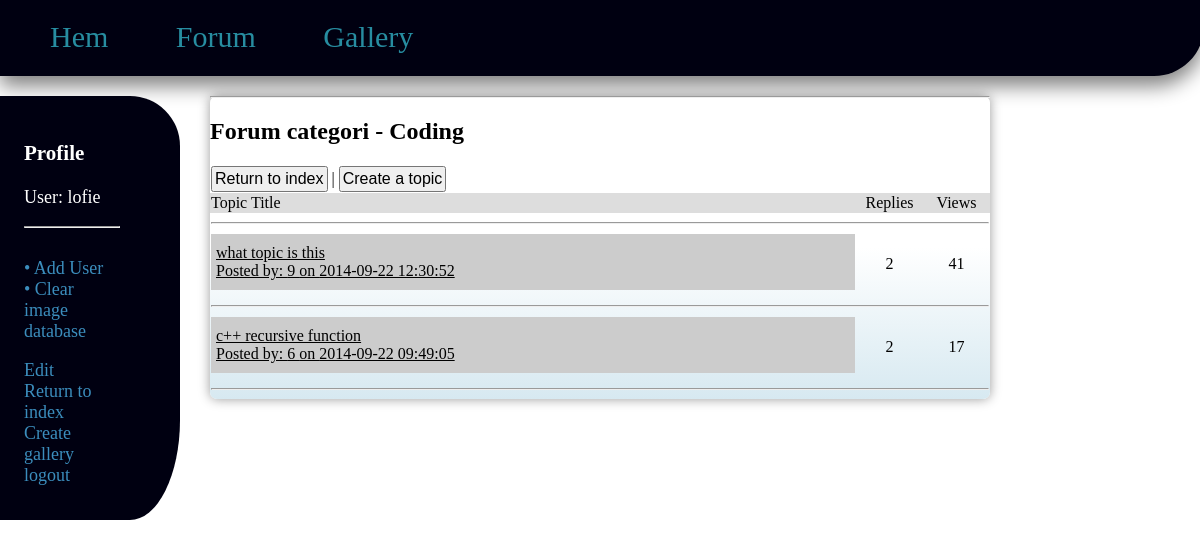
Screenshot of /view_cat.php?cid=2 (signed in) with the database file from the repository.
### tables this page shows
CREATE TABLE IF NOT EXISTS `users` (
  `id` int(11) NOT NULL AUTO_INCREMENT,
  `username` varchar(255) NOT NULL,
  `password` varchar(255) NOT NULL,
  `email` varchar(255) DEFAULT NULL,
  `forum_notify` enum('0','1') NOT NULL DEFAULT '1',
  `Registered` date DEFAULT NULL,
  `avatar` varchar(255) NOT NULL,
  `admin` tinyint(1) NOT NULL DEFAULT '0',
  PRIMARY KEY (`id`)
);

CREATE TABLE IF NOT EXISTS `categories` (
  `id` tinyint(4) NOT NULL AUTO_INCREMENT,
  `category_title` varchar(255) NOT NULL,
  `category_description` varchar(255) NOT NULL,
  `last_post_date` date DEFAULT NULL,
  `last_user_posted` int(11) DEFAULT NULL,
  PRIMARY KEY (`id`)
);

CREATE TABLE IF NOT EXISTS `topic` (
  `id` int(11) NOT NULL AUTO_INCREMENT,
  `category_id` tinyint(4) NOT NULL,
  `topic_title` varchar(150) NOT NULL,
  `topic_creator` int(11) NOT NULL,
  `topic_last_user` int(11) DEFAULT NULL,
  `topic_date` datetime NOT NULL,
  `topic_replay_date` datetime NOT NULL,
  `topic_views` int(11) NOT NULL DEFAULT '0',
  `topic_content` text NOT NULL,
  PRIMARY KEY (`id`)
);

### view_cat.php (the view, shortened to what this page needs)
<?php
include('header.php');
include('config.php');
echo displayUserInfo();
?>
<div id="forum_wrapper">
<hr/>
	<div id="content">
	<?php
		$cid = $_GET['cid'];
		if(isset($_SESSION['uid'])){
			$logged = " | <a href='create_topic.php?cid={$cid}'><button> Create a topic </button></a>";
		}
		else{
			$logged = " | Please login";
		}
	$sql = "SELECT * FROM categories WHERE id='".$cid."'LIMIT 1";
	$res = mysql_query($sql) or die(mysql_error());
	while($row = mysql_fetch_assoc($res)){
		echo "<h2> Forum categori - " . $row['category_title'] . "</h2>";
	}
	if(mysql_num_rows($res) == 1){
		$sql2 = "SELECT * FROM topic WHERE category_id='".$cid."' ORDER BY topic_replay_date DESC";
		$res2 = mysql_query($sql2) or die(mysql_error());
		if(mysql_num_rows($res2) > 0){
			$topics  = "<table width='100%' style='border-collapse:collapse;'>";
			$topics .= "<tr><td colspan='3'><a href='index.php'><button> Return to index</button></a>".$logged."<br/></td></tr>";
			$topics .= "<tr style='background-color:#dddddd;'><td>Topic Title </td><td width='65' align='center'> Replies </td><td width='65' align='center'>Views</td></tr>";
			$topics .= "<tr><td colspan='3'><hr/></td></tr>";
			while($row = mysql_fetch_assoc($res2)){
				$tid = $row['id'];
				$title = $row['topic_title'];
				$views = $row['topic_views'];
				$date = $row['topic_date'];
				$creator = $row['topic_creator'];
				$maxsql = "SELECT COUNT(*) as Count FROM posts WHERE topic_id LIKE '$tid';";
				$maxres = mysql_query($maxsql) or die(mysql_error());
				while($maxrow = mysql_fetch_assoc($maxres))
				{
					$max=$maxrow['Count'] -1;
				}
				$topics .= "
					<td > <a class='cat_threads'href='view_topic.php?cid=".$cid."&tid=".$tid."&page=0'>".$title."<br/> <span class='post_info'> Posted by: ". $creator." on ".$date."</span></a></td>";
				$topics .= "<td align='center'>$max</td><td align='center'>".$views."</td>";
				$topics .= "<tr> <td colspan='3'><hr/></td></tr>";
			}
			$topics .= "</table>";
		}
		else
		{
			echo "<a href='index.php'> Return to index </a><br/>";
			echo "<p> You are trying to watch a posts that does not exists".$logged."</p>";
		}
	}
	else
	{
		echo "<a href='index.php'> Return to index </a><br/>";
		echo "<p> You are trying to watch a cat that does not exists</p>";
	}
	if(isset($topics)){
		echo $topics;
	}
	?>
	</div>
</div>

### config.php (shortened to what this page needs)
<?php
function displayUserInfo(){
	if(!isset($_SESSION['uid']))
	{
		return "<div class='leftBarUser'><form action='parse/login_parse.php' method='post'>
		<label>Username<br/> <input type='text' name='username' /> </label>&nbsp;<br/>
		<label>Password<br/> <input type='password' name='password' /></label><br/>
		<input type='submit' name='submit' value='log in'></form><a href='index.php'> Return to index</a></div>";
	}
	else
	{
		$HTML = "<div class='leftBarUser'><h3>Profile</h3><p> User: " . $_SESSION['username'] . "<hr/><br/>";
		$sql = "SELECT admin FROM users WHERE username = '".$_SESSION['username'] ."' LIMIT 1";
		$res = mysql_query($sql) or die(mysql_error());
		if(mysql_num_rows($res) > 0)
		{
			while($row = mysql_fetch_assoc($res))
			{
				if($row['admin'] == 1)
				{
					$HTML .= "&bull;<a href='addUser.php'> Add User </a><br/>";
					$HTML .= "&bull;<a href='parse/clear_db_parse.php'> Clear image database </a></p>";
				}
			}
		}
		$HTML .= "<a href='userEdit.php'>Edit</a><br/> ";
	}
	return $HTML .= "<a href='index.php'> Return to index</a><br/>
	<a href='addGallery.php'>Create gallery</a><br/>
	<a href='parse/logout_parse.php'>logout</a></div>";
}
?>

### style/style.css (style rules this page uses)
html,body { margin:0; padding:0; }
.leftBarUser { font-size:18px; color:#3B8DBD; float:left; width:8%; padding: 2% 5% 0% 2%; background:#001; max-height:100%; min-height:400px; border-bottom-right-radius: 50px 100px; border-top-right-radius: 50px 50px; }
.leftBarUser p, h3 { color:white; }
.leftBarUser a { color:#3B8DBD; text-decoration:none; }
#forum_wrapper { width:65%; margin-left:auto; margin-right:auto; -webkit-box-shadow: 0px 0px 12px rgba(0, 0, 0, 0.4); -moz-box-shadow: 0px 1px 6px rgba(23, 69, 88, .5); -webkit-border-radius: 12px; -moz-border-radius: 7px; border-radius: 7px; background: -webkit-gradient(linear, left top, left bottom, color-stop(10%, white), color-stop(50%, white), color-stop(100%, #D7E9F1)); background: -moz-linear-gradient(top, white 0%, white 55%, #D5E4F3 130%); }
.cat_threads { display:block; padding: 5px; padding-top: 10px; padding-bottom:10px; margin-bottom:5px; background-color:#cccccc; color:#000000; }
button { padding:2px; font-size:16px; }

### view_cat.php (style rules this page uses)
a { color:0000ff; }

### rows the page displays
users: admin "Add User"
categories: category_title "Coding"
topic: topic_title "what topic is this", topic_creator "9", topic_date "2014-09-22 12:30:52", max "2", topic_views "41"
topic: topic_title "c++ recursive function", topic_creator "6", topic_date "2014-09-22 09:49:05", max "2", topic_views "17"

### other values shown
$_SESSION['username'] "lofie"
